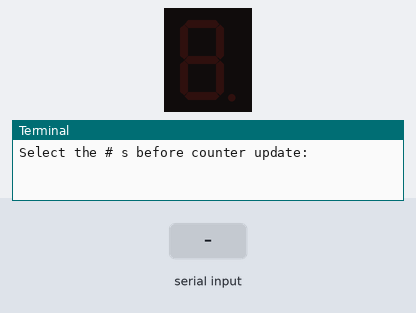
The program below on a simulated Raspberry Pi (BCM pin numbers). Parts: 1-digit seven-segment display, the last lines printed to the terminal. The test bench sets the inputs (shaded band). The segment pins are drawn as the display they are named for.

Above: at 1.2 s.
1.3 s: "1" typed at the terminal
At 1.9 s:
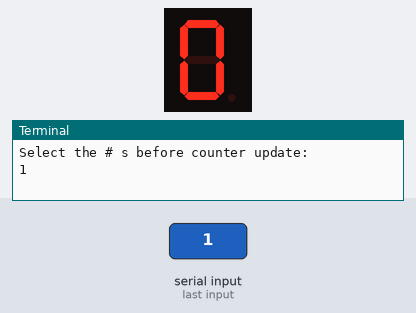
At 3.1 s:
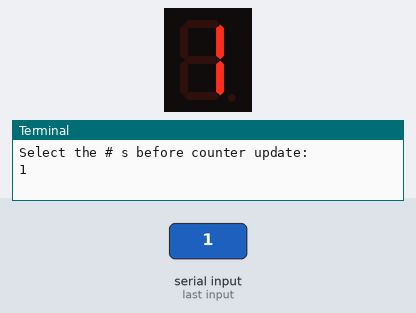
Timing chart, 0 to 4.6 s (numbered marks = the images above; inputs shaded):
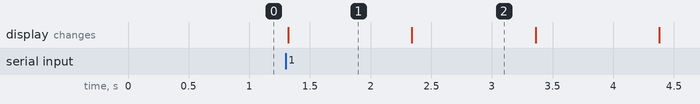

Measured:
- after the input at 1.3 s, the display: changes at once (image 1)
- what the display in image 1 shows lasts 1.0 s, from 1.3 s to 2.3 s

The program:

mod8_counter.py
```python
import RPi.GPIO as GPIO
import time

zero='1111110'
one= '0110000'
two= '1101101'
three='1111001'
four= '0110011'
five='1011011'
six='1011111'
seven='1110000'
eight='1111111'
nine='1111011'

numbers= [zero, one, two, three, four, five, six, seven, eight, nine]

a=13
b=6
c=16
d=20
e=21
f=19
g=26

pins=[a, b, c, d, e, f, g]

def setup():
    GPIO.setmode(GPIO.BCM)
    GPIO.setwarnings(False)
    GPIO.setup(a, GPIO.OUT)
    GPIO.setup(b, GPIO.OUT)
    GPIO.setup(c, GPIO.OUT)
    GPIO.setup(d, GPIO.OUT)
    GPIO.setup(e, GPIO.OUT)
    GPIO.setup(f, GPIO.OUT)
    GPIO.setup(g, GPIO.OUT)

def counter(timescale):
    while True:
        for num in numbers:
            for pin, level in zip(pins, num):
                GPIO.output(pin, int(level))
            time.sleep(timescale)

if __name__=='__main__':
    setup()
    try:
        t=float(raw_input('Select the # s before counter update: '))
        counter(t)
    except KeyboardInterrupt:
        for pin in pins:
                GPIO.output(pin, GPIO.LOW)
        GPIO.cleanup()
```
